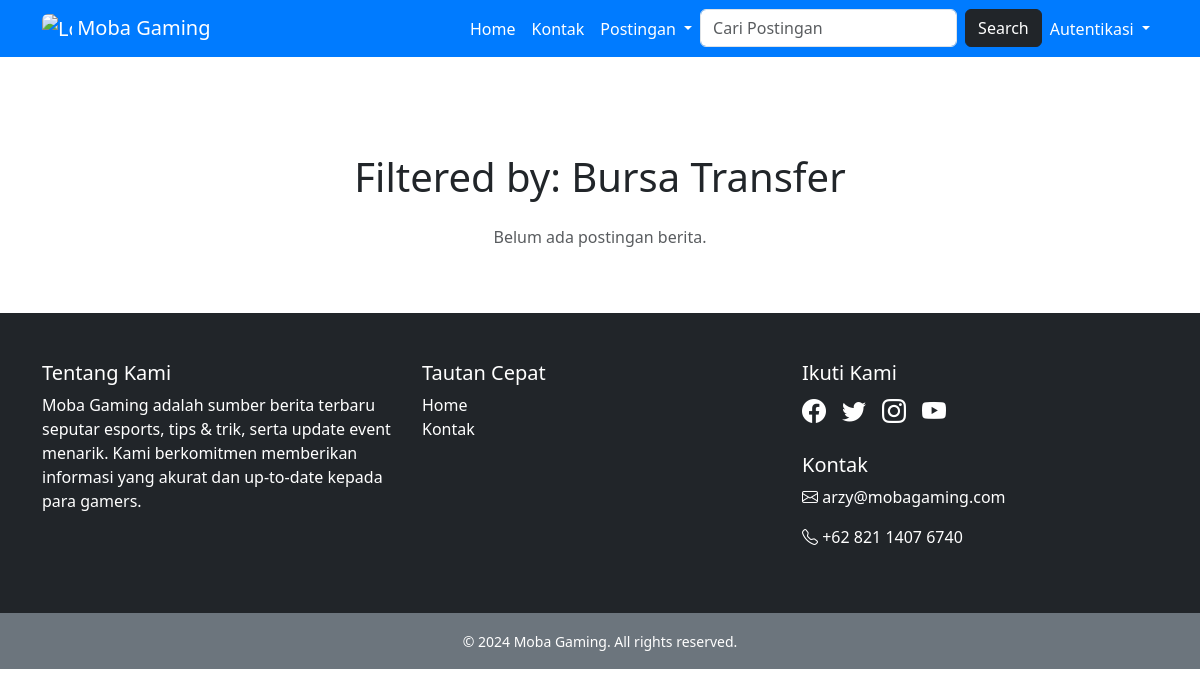
The page /bursa_transfer on the database as committed earlier.
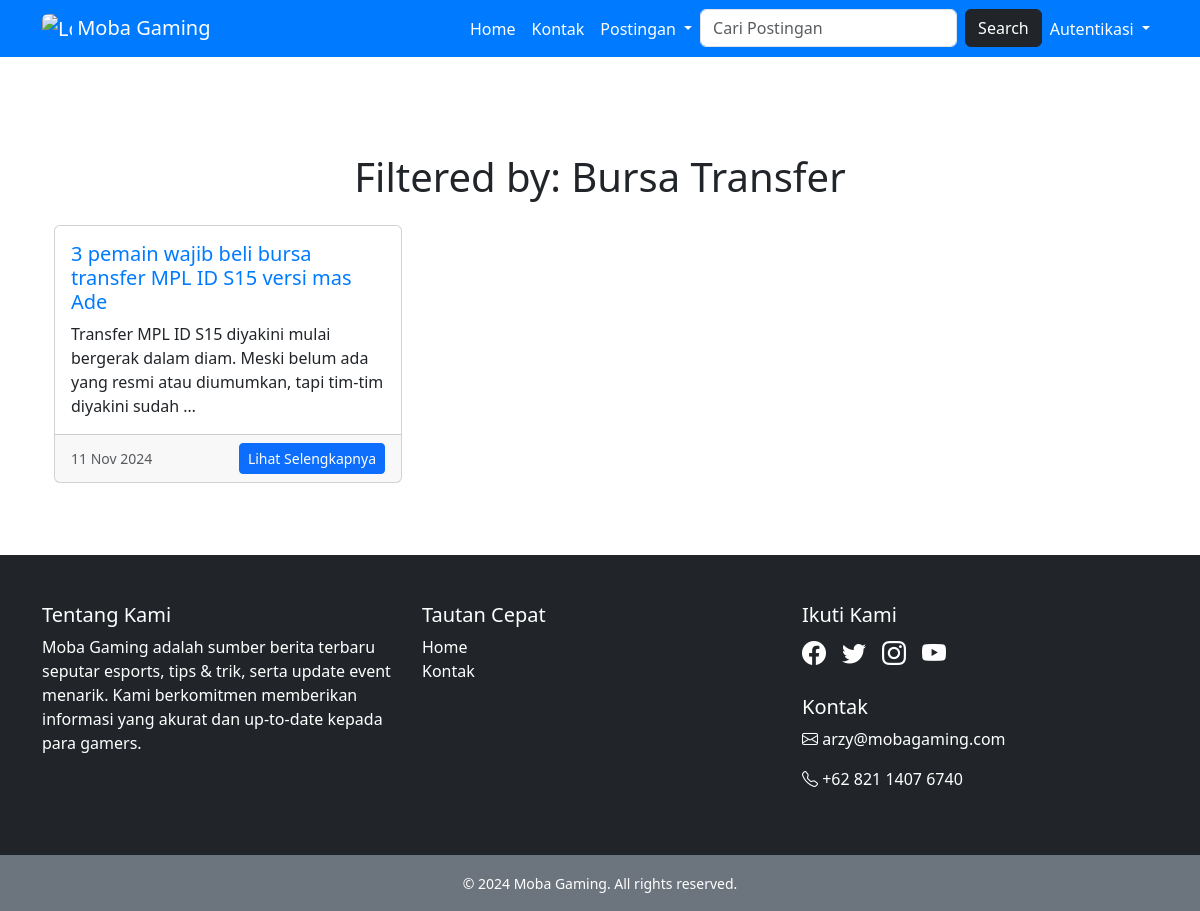
The same page on the database as committed later.
### berita/models.py (models this page shows, shortened)
class Post(models.Model):
    BERITA = 'berita'
    TURNAMEN = 'turnamen'
    BURSA_TRANSFER = 'bursa_transfer'
    TIPS = 'tips'
    CATEGORY_CHOICES = [
        (BERITA, 'Berita'),
        (TURNAMEN, 'Turnamen'),
        (TIPS, 'Tips'),
        (BURSA_TRANSFER, 'Bursa Transfer'),
    ]
    title = models.CharField(max_length=100)
    content = models.TextField()
    category = models.CharField(
        max_length=50,
        choices=CATEGORY_CHOICES,
        default=BERITA,  # Default kategori adalah Berita
    )
    slug = models.SlugField(max_length=200, unique=True, blank=True, null=True)
    created_at = models.DateField(auto_now_add=True)

### berita/views.py (the view)
# urls.py: path('bursa_transfer', views.bursa_transfer, name='bursa_transfer'),
def bursa_transfer(request):
    posts = Post.objects.filter(category="bursa_transfer")
    return render(request, 'bursa_transfer.html', {'posts': posts})

### berita/templates/bursa_transfer.html
{% extends 'base.html' %} {% block content %} {% load static %}
<div class="container mt-5">
  <h1 class="text-center mb-4">Filtered by: Bursa Transfer</h1>
  <div class="row">
    {% for post in posts %}
    <div class="col-md-4 mb-4">
      <div class="card h-100">
        <div class="card-body d-flex flex-column">
          <h5 class="card-title">
            <a href="{% url 'detail' post.slug %}" style="text-decoration: none; color: #007bff"> {{ post.title }} </a>
          </h5>
          <p class="card-text">{{ post.content|truncatewords:20 }}</p>
        </div>
        <div class="card-footer text-muted d-flex justify-content-between align-items-center">
          <small>{{ post.created_at|date:"d M Y" }}</small>
          <a href="{% url 'detail' post.slug %}" class="btn btn-primary btn-sm">Lihat Selengkapnya</a>
        </div>
      </div>
    </div>
    {% empty %}
    <div class="col-12 text-center text-muted">
      <p>Belum ada postingan berita.</p>
    </div>
    {% endfor %}
  </div>
</div>
{% endblock %}

Rows that differ between the two databases and show on the page:
added Post: title "3 pemain wajib beli bursa transfer MPL ID S15 versi mas Ade", content "Transfer MPL ID S15 diyakini mulai bergerak dalam diam. Meski belum ada yang resmi atau diumumkan, tapi tim-tim diyakini sudah …", created_at "11 Nov 2024"
Other text that changed with them:
text no longer shown: "Belum ada postingan berita."
